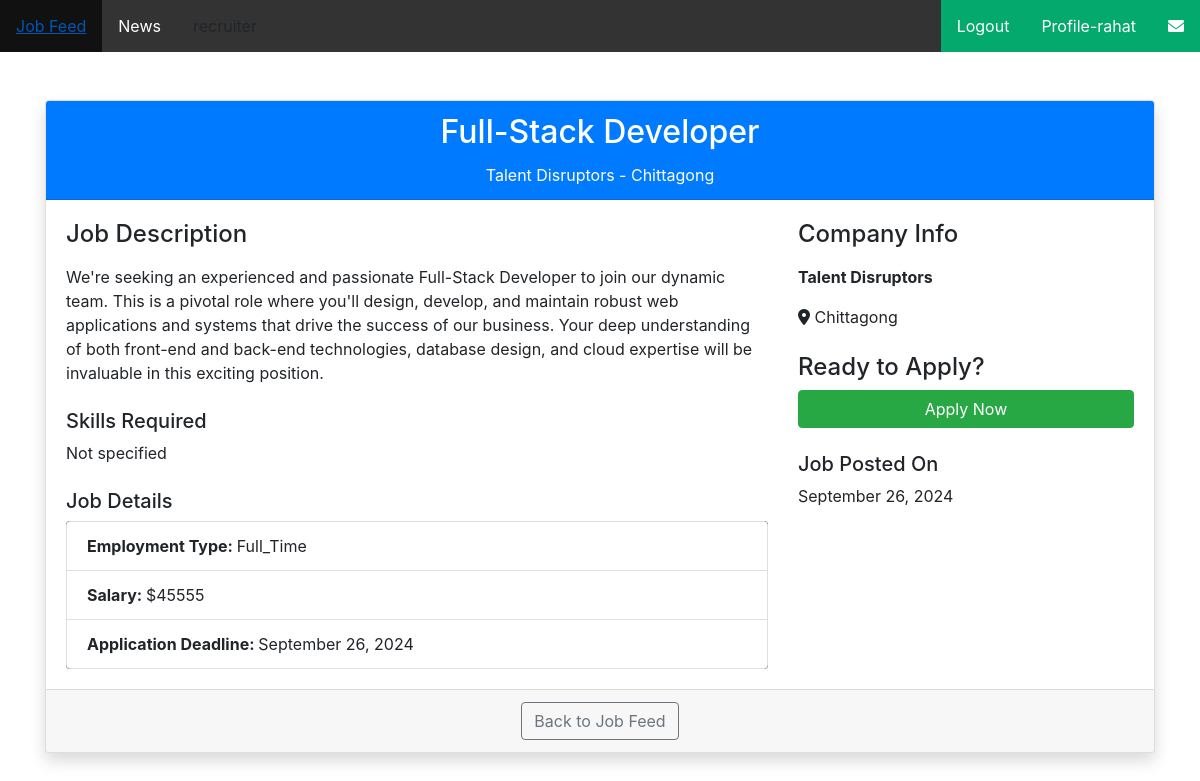
Before: /viewJob/2/ (signed in) with the older database file.
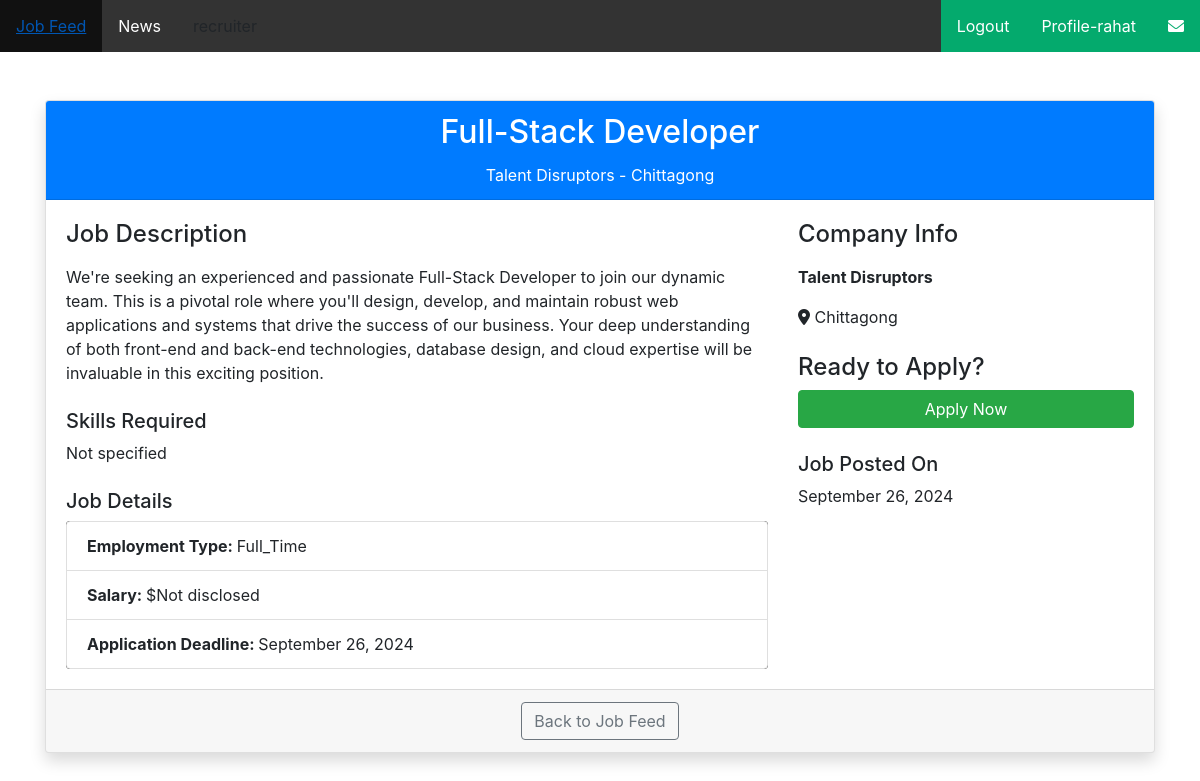
After: the same page with the newer database file.
### myApp/models.py (models this page shows, shortened)
class JobModel(models.Model):
    JOB_TYPE_CHOICES=[
        ('full_time', 'Full Time'),
        ('part_time', 'Part Time'),
        ('contract', 'Contract'),
        ('internship', 'Internship'),
        ('temporary', 'Temporary'),
    ]
    user=models.ForeignKey(Custom_User,null=True,blank=True,on_delete=models.CASCADE)
    job_title = models.CharField(max_length=200, null=True, blank=True)
    company_name = models.CharField(max_length=200, null=True, blank=True)
    location = models.CharField(max_length=200, null=True, blank=True)
    description = models.TextField(null=True, blank=True)
    salary = models.PositiveIntegerField(null=True, blank=True)
    employment_type = models.CharField(max_length=50, choices=JOB_TYPE_CHOICES, null=True, blank=True)
    posted_date = models.DateTimeField(auto_now_add=True)
    update_date = models.DateTimeField(auto_now=True)
    application_deadline = models.DateTimeField(null=True, blank=True)

### myProject/views.py (the view)
# urls.py: path('viewJob/<str:view_id>/',viewJob,name='viewJob'),
@login_required
def viewJob(request,view_id):
    job=JobModel.objects.get(id=view_id)
    context={
        "job":job
    }
    return render(request,"Common/viewJob.html",context)

### Template/Common/viewJob.html (shortened to what this page needs)
{% extends 'Common/base.html' %}
{% block body %}
<link rel="stylesheet" href="https://stackpath.bootstrapcdn.com/bootstrap/4.5.2/css/bootstrap.min.css">
<div class="container mt-5">
    <div class="card shadow">
        <div class="card-header bg-primary text-white">
            <h2 class="card-title text-center">{{ job.job_title }}</h2>
            <p class="text-center mb-0">{{ job.company_name }} - {{ job.location }}</p>
        </div>
        <div class="card-body">
            <div class="row">
                <div class="col-md-8">
                    <h4 class="mb-3">Job Description</h4>
                    <p>{{ job.description }}</p>
                    <h5 class="mt-4">Skills Required</h5>
                    <p>{{ job.skills_required|default:"Not specified" }}</p>
                    <h5 class="mt-4">Job Details</h5>
                    <ul class="list-group">
                        <li class="list-group-item"><strong>Employment Type: </strong>{{ job.employment_type|title }}</li>
                        <li class="list-group-item"><strong>Salary: </strong>${{ job.salary|default:"Not disclosed" }}</li>
                        <li class="list-group-item"><strong>Application Deadline: </strong>{{ job.posted_date|date:"F j, Y" }}</li>
                    </ul>
                </div>
                <div class="col-md-4">
                    <h4 class="mb-3">Company Info</h4>
                    <p><strong>{{ job.company_name }}</strong></p>
                    <p><i class="fas fa-map-marker-alt"></i> {{ job.location }}</p>
                    <h4 class="mt-4">Ready to Apply?</h4>
                    <a href=" {% url 'ApplyNow' job.job_title job.id %} " class="btn btn-success btn-block">Apply Now</a>
                    <div class="mt-4">
                        <h5>Job Posted On</h5>
                        <p>{{ job.posted_date|date:"F j, Y" }}</p>
                    </div>
                </div>
            </div>
        </div>
        <div class="card-footer text-center">
            <a href="{% url 'JobFeed' %}" class="btn btn-outline-secondary">Back to Job Feed</a>
        </div>
    </div>
</div>
{% endblock body %}

Changed rows visible on the page:
changed JobModel "Full-Stack Developer": salary "45555" → "Not disclosed"
